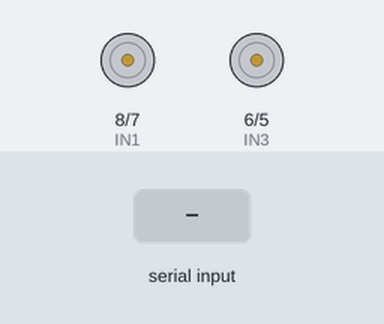
Bench run of a sketch on a simulated Arduino Uno, built with avr-gcc and run on an emulated ATmega328P. On the bench: motor-driver pin pairs drawn as motors (green arrow = first pin HIGH = forward, orange = second pin HIGH = backward, longer = more drive, scaled by the enable pin). The test bench sets the inputs (shaded band).

Above: at 1.2 s.
1.3 s: "F90\n" received over Serial
At 1.6 s:
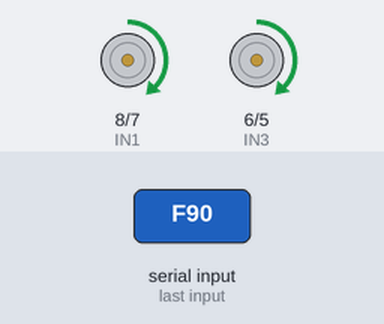
3.3 s: "B90\n" received over Serial
At 3.7 s:
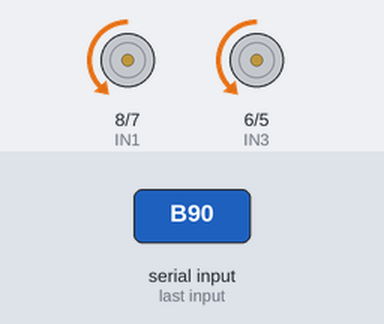
5.3 s: "L90\n" received over Serial
At 5.55 s:
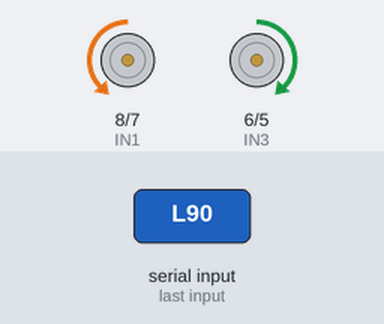
7.3 s: "R90\n" received over Serial
At 7.7 s:
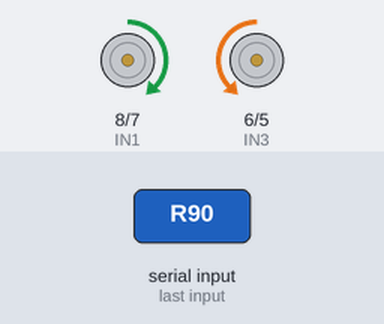
9.3 s: "F\n" received over Serial
At 9.55 s:
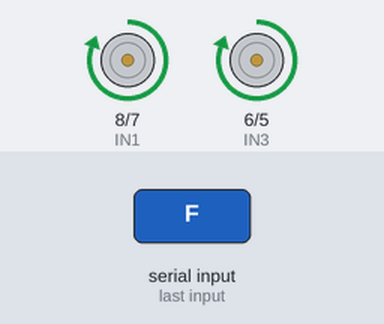
11.3 s: "B\n" received over Serial
At 11.6 s:
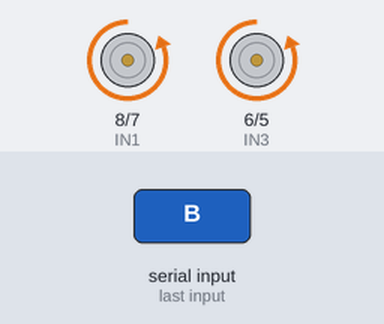
Timing chart, 0 to 14.3 s (numbered marks = the images above; inputs shaded):
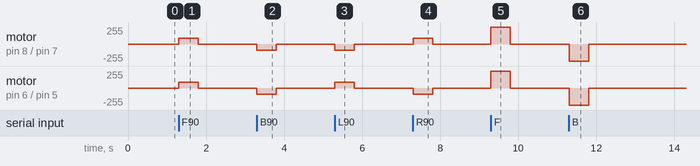

The sketch:

car_control.ino
```cpp
/*
 * Control de carro con L298N por comandos seriales (cable USB o HC-06).
 *
 * Protocolo (texto, cada comando termina en salto de linea):
 *   F<vel>  adelante
 *   B<vel>  atras
 *   L<vel>  giro a la izquierda (sobre su eje)
 *   R<vel>  giro a la derecha   (sobre su eje)
 *   S       alto (freno)
 *   <vel> = 0..255. Si se omite se usa 255 (maxima velocidad).
 *   Ejemplo: "F255\n"
 *
 * Seguridad: si pasan mas de TIMEOUT_MS sin recibir ningun comando,
 * el carro se detiene solo (por si se cierra el programa o se corta el cable).
 *
 * IMPORTANTE: los pines 0 y 1 son el Serial de hardware y se comparten con el USB.
 * Desconecta los cables del HC-06 (TXD/RXD) de los pines 0 y 1 mientras
 * subes el sketch o trabajas por cable USB.
 *
 * Nota: el Arduino IDE pide que el .ino este dentro de una carpeta con su
 * mismo nombre ("car_control"). Si te lo pregunta, acepta que la cree.
 */

// ---------- Pines (segun tu conexion) ----------
const uint8_t IN1 = 8;   // Motor 1
const uint8_t IN2 = 7;   // Motor 1
const uint8_t IN3 = 6;   // Motor 2
const uint8_t IN4 = 5;   // Motor 2
const uint8_t ENA = 11;  // PWM Motor 1
const uint8_t ENB = 3;   // PWM Motor 2

// ---------- Ajustes ----------
const long BAUD = 9600;                    // 9600 = velocidad por defecto del HC-06
const unsigned long TIMEOUT_MS = 500;      // parada automatica sin comandos
const bool BRAKE_ON_STOP = true;           // true = freno activo, false = rueda libre

// Motor 1 = lado IZQUIERDO y Motor 2 = lado DERECHO.
// Si al probar giran al reves, pon SWAP_SIDES en true.
const bool SWAP_SIDES = false;
// Si al ir "adelante" una rueda gira hacia atras, invierte ese lado.
const bool INVERT_LEFT = false;
const bool INVERT_RIGHT = false;

// ---------- Estado ----------
unsigned long lastCmdMs = 0;
bool moving = false;

char buf[12];
uint8_t len = 0;

void setMotor(uint8_t inA, uint8_t inB, uint8_t en, int speed) {
  speed = constrain(speed, -255, 255);
  if (speed > 0) {
    digitalWrite(inA, HIGH);
    digitalWrite(inB, LOW);
    analogWrite(en, speed);
  } else if (speed < 0) {
    digitalWrite(inA, LOW);
    digitalWrite(inB, HIGH);
    analogWrite(en, -speed);
  } else if (BRAKE_ON_STOP) {
    digitalWrite(inA, LOW);   // ambas entradas iguales + EN alto = freno
    digitalWrite(inB, LOW);
    analogWrite(en, 255);
  } else {
    digitalWrite(inA, LOW);   // EN bajo = rueda libre
    digitalWrite(inB, LOW);
    analogWrite(en, 0);
  }
}

// left / right: -255..255 (positivo = adelante)
void drive(int left, int right) {
  if (INVERT_LEFT) left = -left;
  if (INVERT_RIGHT) right = -right;
  int m1 = SWAP_SIDES ? right : left;
  int m2 = SWAP_SIDES ? left : right;
  setMotor(IN1, IN2, ENA, m1);
  setMotor(IN3, IN4, ENB, m2);
  moving = (left != 0 || right != 0);
}

void handleCommand(const char *s) {
  char cmd = toupper(s[0]);
  int spd = (s[1] != '\0') ? atoi(s + 1) : 255;
  spd = constrain(spd, 0, 255);

  switch (cmd) {
    case 'F': drive( spd,  spd); break;
    case 'B': drive(-spd, -spd); break;
    case 'L': drive(-spd,  spd); break;
    case 'R': drive( spd, -spd); break;
    case 'S': drive(0, 0);       break;
    default:  return;  // comando desconocido: se ignora
  }
  lastCmdMs = millis();
}

void readSerial() {
  while (Serial.available() > 0) {
    char c = Serial.read();
    if (c == '\n' || c == '\r') {
      if (len > 0) {
        buf[len] = '\0';
        handleCommand(buf);
        len = 0;
      }
    } else if (len < sizeof(buf) - 1) {
      buf[len++] = c;
    } else {
      len = 0;  // linea demasiado larga: se descarta
    }
  }
}

void setup() {
  pinMode(IN1, OUTPUT);
  pinMode(IN2, OUTPUT);
  pinMode(IN3, OUTPUT);
  pinMode(IN4, OUTPUT);
  pinMode(ENA, OUTPUT);
  pinMode(ENB, OUTPUT);
  drive(0, 0);
  Serial.begin(BAUD);
  lastCmdMs = millis();
}

void loop() {
  readSerial();
  if (moving && (millis() - lastCmdMs > TIMEOUT_MS)) {
    drive(0, 0);
  }
}
```

Measured:
- after the input at 1.3 s, motor on pin 8 (IN1) / pin 7 (IN2), motor on pin 6 (IN3) / pin 5 (IN4): stopped → forward 90/255 at once, → stopped 0.50 s later
- after the input at 3.3 s, motor on pin 8 (IN1) / pin 7 (IN2), motor on pin 6 (IN3) / pin 5 (IN4): stopped → backward 90/255 at once, → stopped 0.50 s later
- after the input at 5.3 s, motor on pin 8 (IN1) / pin 7 (IN2): stopped → backward 90/255 at once, → stopped 0.50 s later; motor on pin 6 (IN3) / pin 5 (IN4): stopped → forward 90/255 at once, → stopped 0.50 s later
- after the input at 7.3 s, motor on pin 8 (IN1) / pin 7 (IN2): stopped → forward 90/255 at once, → stopped 0.50 s later; motor on pin 6 (IN3) / pin 5 (IN4): stopped → backward 90/255 at once, → stopped 0.50 s later
- after the input at 9.3 s, motor on pin 8 (IN1) / pin 7 (IN2), motor on pin 6 (IN3) / pin 5 (IN4): stopped → forward 255/255 at once, → stopped 0.50 s later
- after the input at 11.3 s, motor on pin 8 (IN1) / pin 7 (IN2), motor on pin 6 (IN3) / pin 5 (IN4): stopped → backward 255/255 at once, → stopped 0.50 s later
